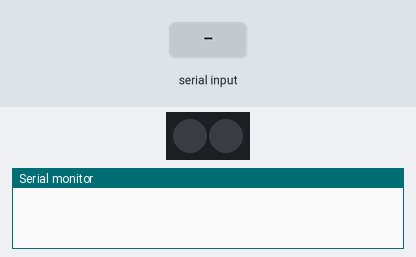
The sketch below on a simulated Arduino Uno, built with avr-gcc and run on an emulated ATmega328P. Parts: 2 RGB LEDs in strip order, left to right, the last lines printed to the serial monitor. The test bench sets the inputs (shaded band). Dim RGB values are drawn brighter than linear; the strip is taken to match the declared colour order.

Above: at 1.3 s.
1.4 s: "90,45\n" received over the second serial link
At 3.1 s:
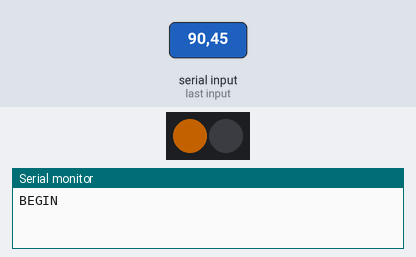
3.9 s: "30,150\n" received over the second serial link
At 6.1 s:
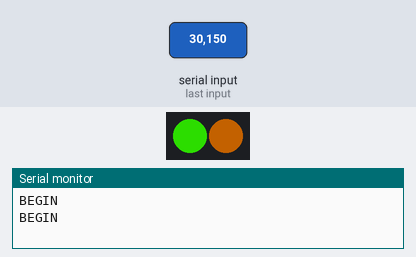
6.4 s: "5\n" received over the second serial link
At 8.9 s:
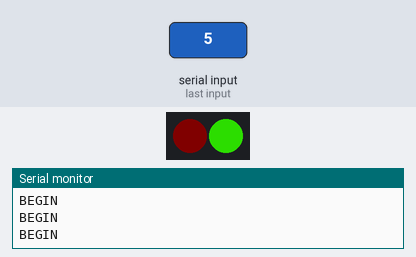
9.4 s: "90\n" received over the second serial link
At 12.2 s:
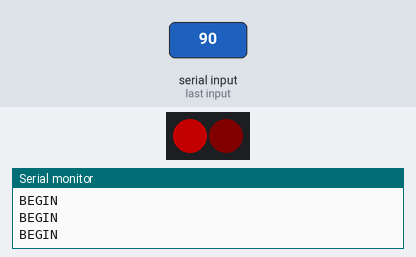
12.4 s: "90,45\n" received over the second serial link
At 13.9 s:
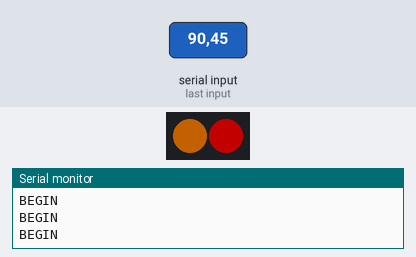
14.9 s: "90,45\n" received over the second serial link
At 17.0 s:
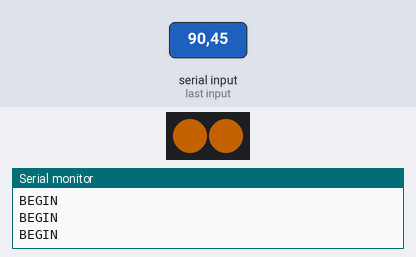
Timing chart, 0 to 18.4 s (numbered marks = the images above; inputs shaded):
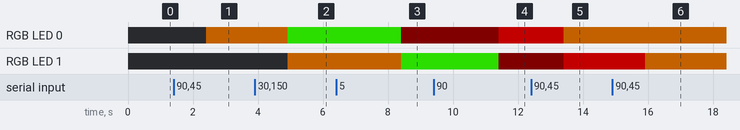

Measured:
- after the input at 1.4 s, RGB LED 0: off → RGB(90, 45, 0) after 1.0 s
- after the input at 3.9 s, RGB LED 0: RGB(90, 45, 0) → RGB(30, 150, 0) after 1.0 s; RGB LED 1: off → RGB(90, 45, 0) after 1.0 s
- after the input at 6.4 s, RGB LED 0: RGB(30, 150, 0) → RGB(5, 0, 0) after 2.0 s; RGB LED 1: RGB(90, 45, 0) → RGB(30, 150, 0) after 2.0 s
- after the input at 9.4 s, RGB LED 0: RGB(5, 0, 0) → RGB(90, 0, 0) after 2.0 s; RGB LED 1: RGB(30, 150, 0) → RGB(5, 0, 0) after 2.0 s
- after the input at 12.4 s, RGB LED 0: RGB(90, 0, 0) → RGB(90, 45, 0) after 1.0 s; RGB LED 1: RGB(5, 0, 0) → RGB(90, 0, 0) after 1.0 s
- after the input at 14.9 s, RGB LED 1: RGB(90, 0, 0) → RGB(90, 45, 0) after 1.0 s

The sketch:

BluetoothLED.ino
```cpp
// Drew Johnson & C. Joan C. Paraiso
// Bluetooth/LED Demo
// 9 December 2014
// Project Robobrainz
// Pacific Lutheran University

#include <SoftwareSerial.h>
#include <Adafruit_NeoPixel.h>

const int neoPixelPin = 6;  // neoPixel LED data input pin, Arduino D6
const int bluetoothTx = 2;  // TX-O pin of bluetooth mate, Arduino D2
const int bluetoothRx = 3;  // RX-I pin of bluetooth mate, Arduino D3

SoftwareSerial bluetooth(bluetoothTx, bluetoothRx);
Adafruit_NeoPixel strip = Adafruit_NeoPixel(2, neoPixelPin, NEO_RGB + NEO_KHZ800);

void setup()
{
  //Setup Code by: Jim Lindblom, Sparkfun Electronics
  Serial.begin(9600);  // Begin the serial monitor at 9600bps
  bluetooth.begin(115200);  // The Bluetooth Mate defaults to 115200bps
  bluetooth.print("$$$");  // Enter command mode
  delay(100);  // Short delay, wait for the Mate to send back CMD
  bluetooth.println("U,9600,N");  // Temporarily Change the baudrate to 9600, no parity
  // 115200 can be too fast at times for NewSoftSerial to relay the data reliably
  bluetooth.begin(9600);  // Start bluetooth serial at 9600

  //NeoPixel Setup
  strip.begin();
  strip.show();
}

void loop()
{
  while (bluetooth.available() > 0)  // While something was sent from bluetooth
  {
    Serial.println("BEGIN"); // print statement for debug

    // look for the next valid integer in the incoming serial stream:
    int red = bluetooth.parseInt();
    // do it again:
    int green = bluetooth.parseInt();
    // do it again:
    int blue = bluetooth.parseInt();

    // look for the newline. That's the end of your sentence:
    int lineEnd = (int)bluetooth.read(); // handle line-end
    if (lineEnd == -1) {
      // constrain the values to 0 - 255 and invert
      // if you're using a common-cathode LED, just use "constrain(color, 0, 255);"
      red = constrain(red, 0, 255);
      green = constrain(green, 0, 255);
      blue = constrain(blue, 0, 255);

      // fade the red, green, and blue legs of the LED:
      strip.setPixelColor(1, strip.getPixelColor(0));
      strip.setPixelColor(0, strip.Color(red, green, blue));
      strip.show();

      // print the three numbers in one string as hexadecimal:
      if (red < 16)
        bluetooth.print('0'); // pad if red will show just one hexadecimal digit
      bluetooth.print(red, HEX);
      if (green < 16)
        bluetooth.print('0'); // and similar
      bluetooth.print(green, HEX);
      if (blue < 16)
        bluetooth.print('0'); // similar here too
      bluetooth.println(blue, HEX);
    }
  }
}
```
